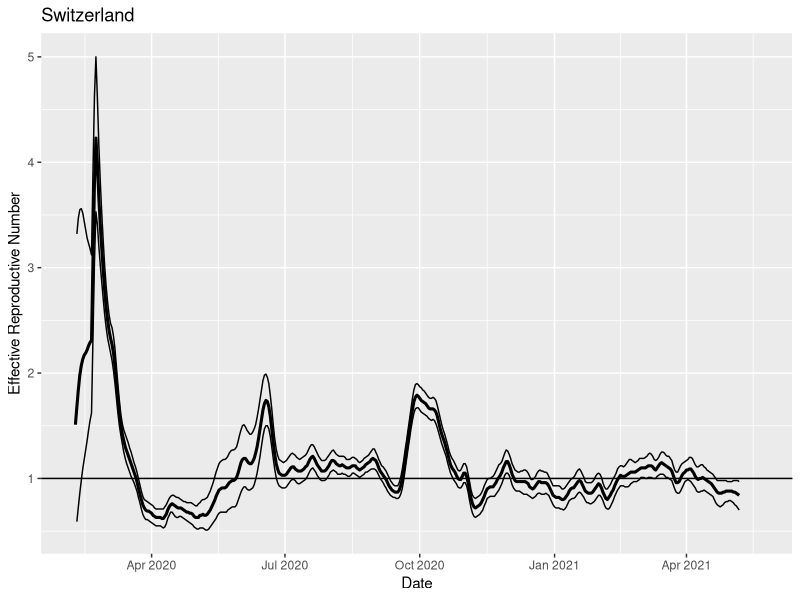
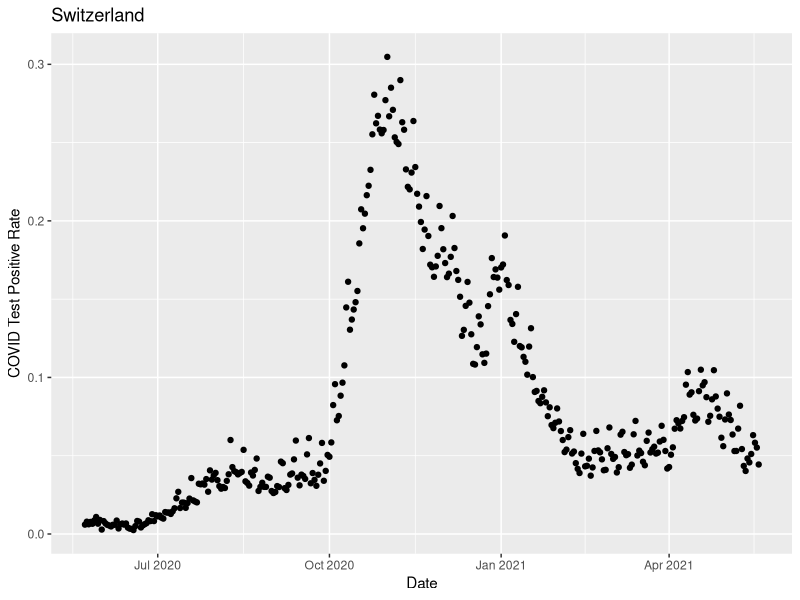
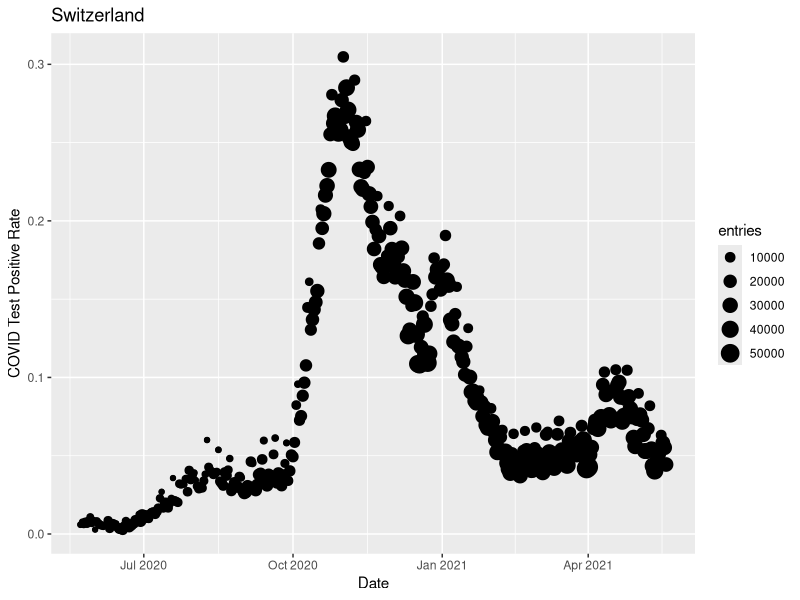
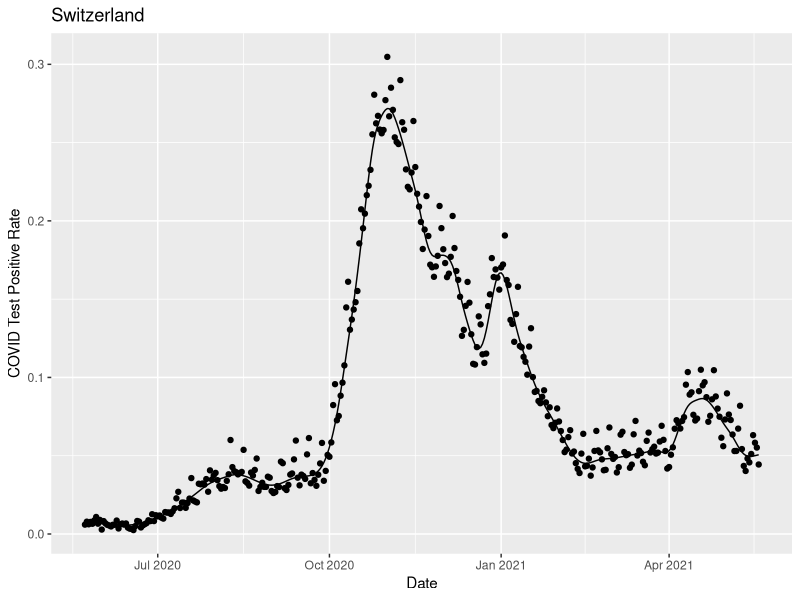
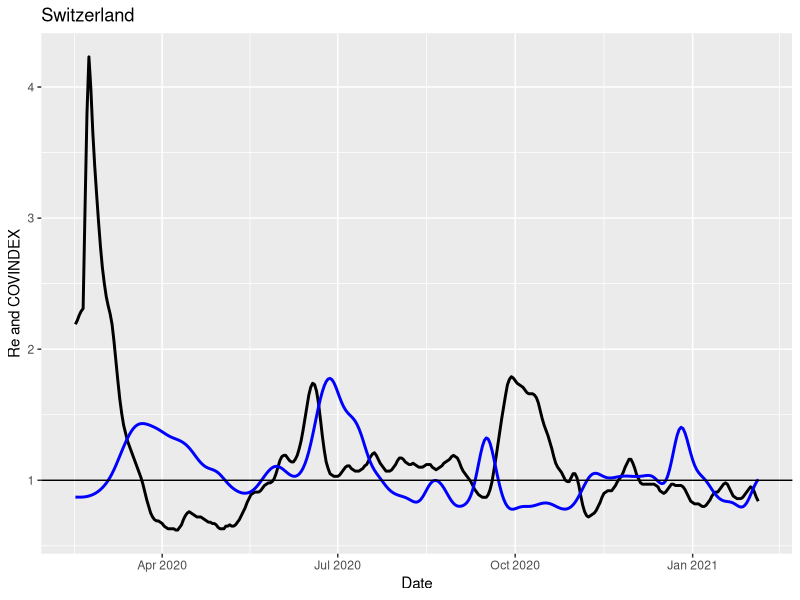
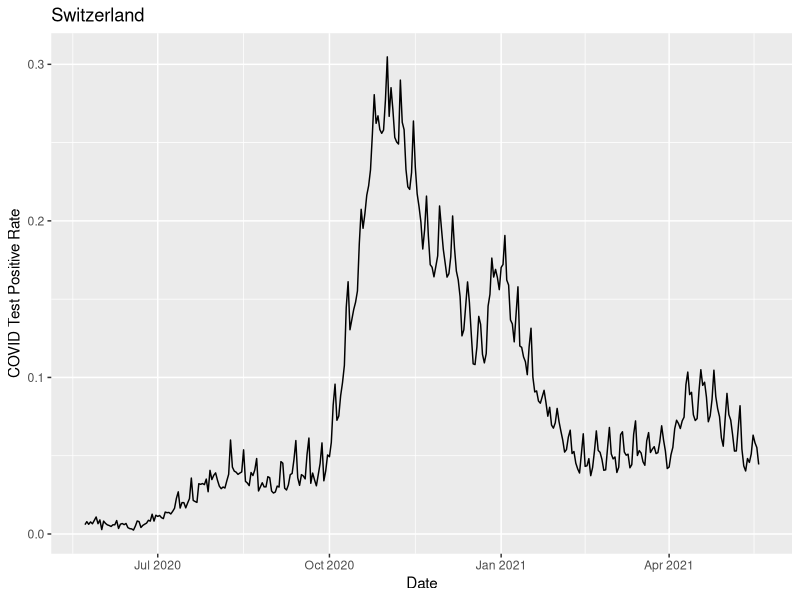
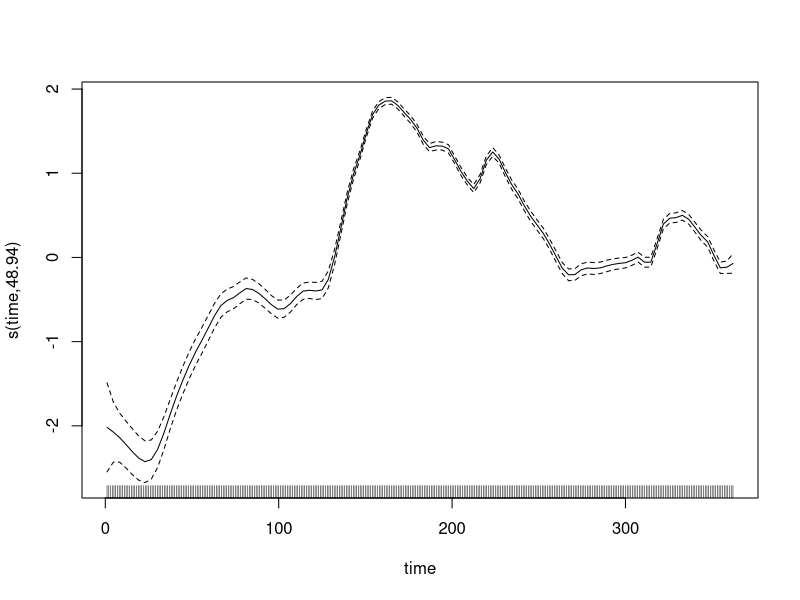
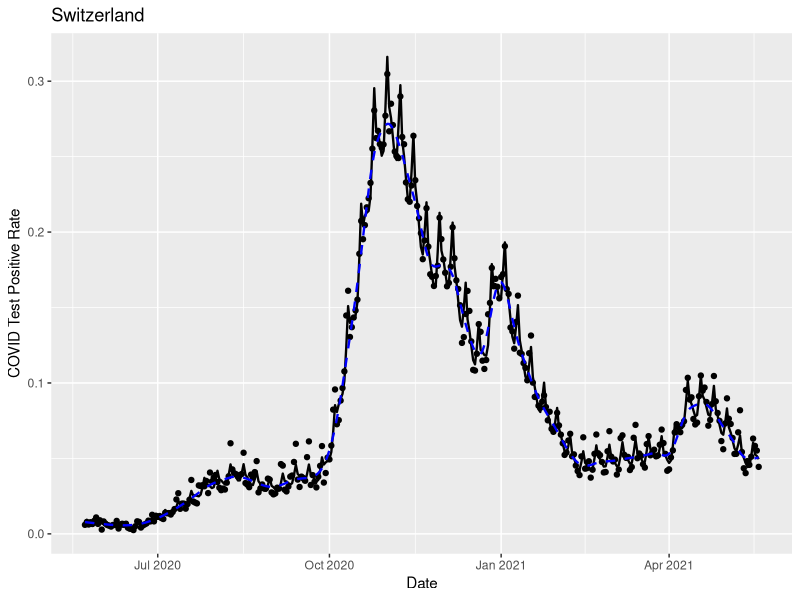

Recreate these plots in R, in order.
#########################################################
#
#  Eva Cantoni - May 2021 - GLAM course
#  
#  Illustration of the methodology in 
# 
#  "COVINDEX based on a GAM beta regression model with an 
#  application to the COVID-19 pandemic in Italy"
#  by Luca Scrucca ( 	arXiv:2104.01344 )
#  
#  on Swiss data from OFSP (https://www.covid19.admin.ch/)
#
#########################################################

setwd("C:/Users/cantoni/Dropbox/GLAM-2021/LastCourse")
rm(list=ls())

##########################################################
# Plot of effective reproductive number
##########################################################


RindexAll <- read.csv(file="OFSPdata/COVID19Re_geoRegion.csv")
head(RindexAll)
RindexCH <- RindexAll[RindexAll$geoRegion=="CH",]
RindexCH$date <- as.Date(RindexCH$date)

require(ggplot2)
ggplot(data = RindexCH, aes(x = date)) + geom_line(aes(y=median_R_mean), size=1.05) +
  geom_line(aes(y=median_R_lowHPD)) +geom_line(aes(y=median_R_highHPD)) + 
  geom_hline(yintercept=1) +
  labs(x = "Date",
       y = "Effective Reproductive Number",
       title = "Switzerland")

##########################################
# Beta regression
##########################################

TestAll <- read.csv(file="OFSPdata/COVID19Test_geoRegion_all.csv")
#TestAll <- read.csv(file="OFSPdata/COVID19Test_geoRegion_PCR_Antigen.csv")
head(TestAll)
TestCH <- TestAll[TestAll$geoRegion=="CH",c("datum","entries","entries_pos")]
TestCH <- na.omit(TestCH)
TestCH$datum <- as.Date(TestCH$datum)
TestCH$time <- 1:362
TestCH$pos_rate <- TestCH$entries_pos/TestCH$entries


ggplot(data = TestCH, aes(x = datum, y= pos_rate)) + geom_point() +
  labs(x = "Date",
       y = "COVID Test Positive Rate",
       title = "Switzerland")

ggplot(data = TestCH, aes(x = datum, y= pos_rate)) + geom_point() +
  geom_point(aes(size = entries)) +
  labs(x = "Date",
       y = "COVID Test Positive Rate",
       title = "Switzerland")

# Modeling the positive rate
require(mgcv)
TestCHbetareg <- gam(pos_rate~s(time,k=100), weights=entries/mean(entries), family=betar, data=TestCH)
summary(TestCHbetareg)

ggplot(data = TestCH, aes(x = datum)) + geom_point(aes(y=pos_rate)) +
   geom_line(y=fitted(TestCHbetareg)) +
    labs(x = "Date",
       y = "COVID Test Positive Rate",
       title = "Switzerland")


# Modeling covindex
fitted.betareg <- fitted(TestCHbetareg)
covindexCH <- fitted.betareg[8:362]/fitted.betareg[1:355]

indexes.df <- data.frame(Re=RindexCH$median_R_mean[8:362], covindex=covindexCH, date=RindexCH$date[8:362])

ggplot(data = indexes.df, aes(x = date)) + geom_line(aes(y=Re), color="black", size=1) +
  geom_line(aes(y=covindex),color="blue",size=1) + 
  geom_hline(yintercept=1) + 
  labs(x = "Date",
       y = "Re and COVINDEX",
       title = "Switzerland")

# Adding a day of the week factor

ggplot(data = TestCH, aes(x = datum, y= pos_rate)) + geom_line() +
  labs(x = "Date",
       y = "COVID Test Positive Rate",
       title = "Switzerland")


TestCH$day <- c(rep(c("Sat", "Sun", "Mon","Tue","Wed","Thu","Fri"),51), c("Sat", "Sun", "Mon","Tue","Wed"))
TestCHbetareg.day <- gam(pos_rate~s(time,k=100) + factor(day), weights=entries/mean(entries), family=betar,data=TestCH)
summary(TestCHbetareg.day)
plot(TestCHbetareg.day)

ggplot(data = TestCH, aes(x = datum)) + geom_point(aes(y=pos_rate)) +
  geom_line(aes(y=fitted(TestCHbetareg.day)),size=0.8) +
  geom_line(y=fitted(TestCHbetareg),linetype="dashed",colour="blue",size=0.8) +
  labs(x = "Date",
       y = "COVID Test Positive Rate",
       title = "Switzerland")


fitted.betareg.day <- fitted(TestCHbetareg.day,"response")
covindexCH.day <- fitted.betareg.day[8:362]/fitted.betareg.day[1:355]

indexes.df <- data.frame(Re=RindexCH$median_R_mean[8:362], covindex=covindexCH, covindex.day= covindexCH.day, date=RindexCH$date[8:362])


ggplot(data = indexes.df, aes(x = date)) + geom_line(aes(y=Re, color="Re"), size=0.8) +
  geom_line(aes(y=covindex.day,color="COVINDEX"),size=0.8) + 
  geom_hline(yintercept=1) +
  scale_colour_manual(values=c("blue", "black")) +
  theme(legend.key.width=unit(2,"cm"),legend.key.height=unit(0.5,"cm"),
        legend.position = c(0.85, 0.75))+
  labs(x = "Date",
       y = "Index",
       title = "Switzerland", 
       color="Legend")
